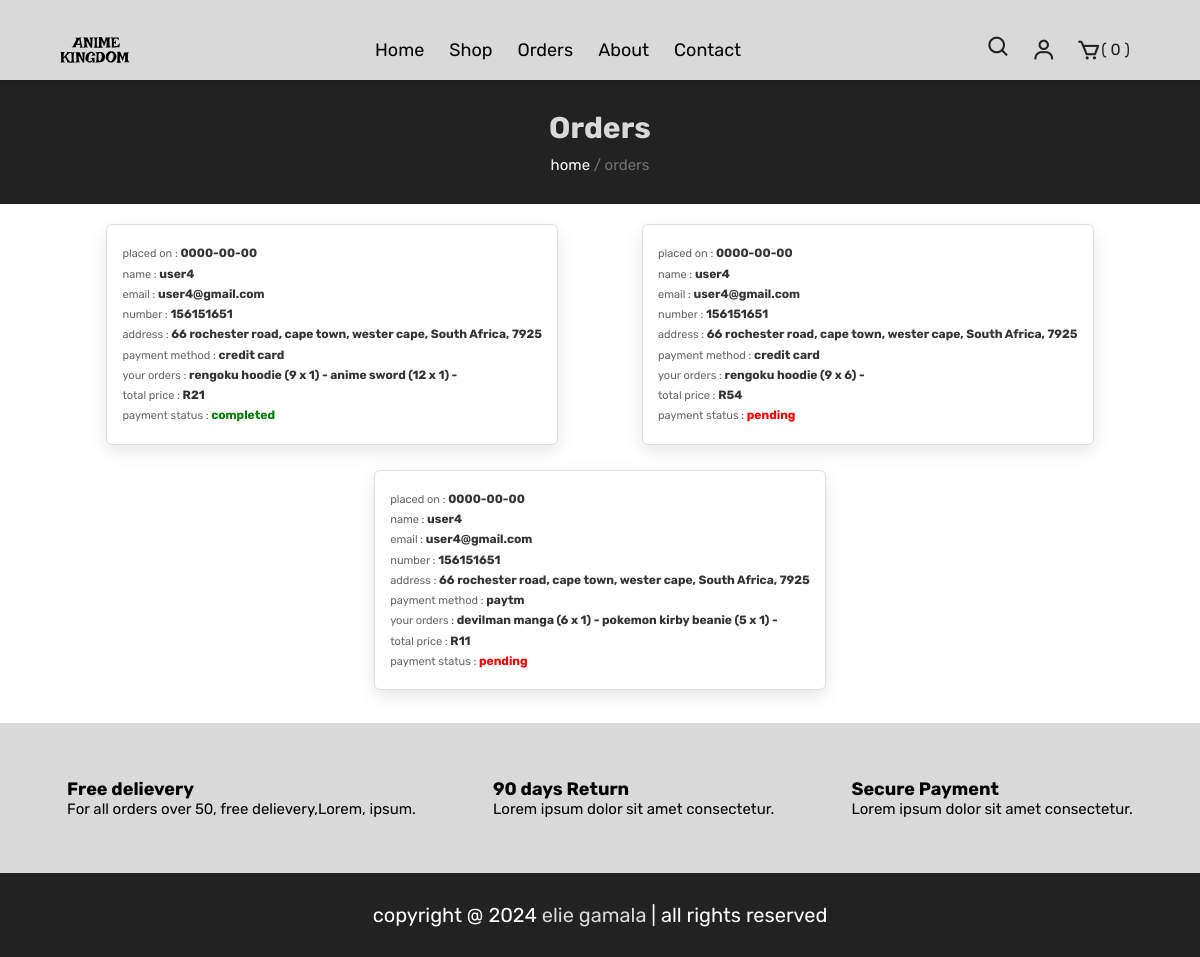
Screenshot of /orders.php (signed in) with the database file from the repository.
### tables this page shows
CREATE TABLE `orders` (
  `ID` int(100) NOT NULL,
  `user_id` int(100) NOT NULL,
  `name` varchar(20) NOT NULL,
  `number` int(10) NOT NULL,
  `email` varchar(50) NOT NULL,
  `method` varchar(50) NOT NULL,
  `address` varchar(500) NOT NULL,
  `total_products` varchar(1000) NOT NULL,
  `total_price` int(100) NOT NULL,
  `placed_on` date NOT NULL,
  `payment_status` varchar(20) NOT NULL DEFAULT 'pending'
);

### orders.php (the view, shortened to what this page needs)
<?php
if(isset($_SESSION['user_id'])){
  $user_id = $_SESSION['user_id'];
}else{
  $user_id = '';
  header('location:index.php');
}
?>
<!DOCTYPE html>
<html lang="en">
<head>
    <link href="https://unpkg.com/boxicons@2.0.7/css/boxicons.min.css" rel="stylesheet"/>
   <link rel="stylesheet" href="https://cdnjs.cloudflare.com/ajax/libs/font-awesome/6.1.1/css/all.min.css">
   <link rel="stylesheet" href="css/styles.css">
   <link rel="stylesheet" href="css/checkoutStyles.css">
   <link rel="stylesheet" href="css/aboutStyles.css">
</head>
<body>
<?php
  include 'INCLUDES/user_header.php';
?>
<div class="heading">
      <h2>Orders</h2>
      <p><a href="index.html"> home</a> <span> / orders</p>
    </div>
<section class="orders">
<div class="box-container">
<?php
   if($user_id == ''){
      echo '<p class="empty">please login to see your orders</p>';
   }else{
      $select_orders = $conn->prepare("SELECT * FROM `orders` WHERE user_id = ?");
      $select_orders->execute([$user_id]);
      if($select_orders->rowCount() > 0){
         while($fetch_orders = $select_orders->fetch(PDO::FETCH_ASSOC)){
?>
<div class="box">
   <p>placed on : <span><?= $fetch_orders['placed_on']; ?></span></p>
   <p>name : <span><?= $fetch_orders['name']; ?></span></p>
   <p>email : <span><?= $fetch_orders['email']; ?></span></p>
   <p>number : <span><?= $fetch_orders['number']; ?></span></p>
   <p>address : <span><?= $fetch_orders['address']; ?></span></p>
   <p>payment method : <span><?= $fetch_orders['method']; ?></span></p>
   <p>your orders : <span><?= $fetch_orders['total_products']; ?></span></p>
   <p>total price : <span>R<?= $fetch_orders['total_price']; ?></span></p>
   <p> payment status : <span style="color:<?php if($fetch_orders['payment_status'] == 'pending'){ echo 'red'; }else{ echo 'green'; }; ?>"><?= $fetch_orders['payment_status']; ?></span> </p>
</div>
<?php
   }
   }else{
      echo '<p class="empty">no orders placed yet!</p>';
   }
   }
?>
</div>
</section>
   <?php
     include 'INCLUDES/footer.php';
    ?>
</body>
</html>

### css/styles.css (style rules this page uses)
* { font-family: 'Rubik', sans-serif; }
*, *::after, *::before { margin: 0; padding: 0; box-sizing: border-box; }
:root { --white: #fff; --black: #222; --gray: #d9d9d9; }
html { font-size: 62.5%; height: 100%; margin: 0; }
body { font-family: "Franklin Gothic Medium", "Arial Narrow", Arial, sans-serif; font-size: 1.6rem; background-color: var(--white); font-weight: 400; font-style: normal; position: relative; margin-bottom: 15rem; min-height: 100vh; display: flex; flex-direction: column; }
a { text-decoration: none; color: inherit; }

### css/checkoutStyles.css (style rules this page uses)
.orders .box-container { display: flex; flex-wrap: wrap; justify-content: space-evenly; margin: 2rem; gap: 1.25rem; padding: 0 1.5rem; }
.orders .box { background-color: #fff; border: 0.0625rem solid #e0e0e0; border-radius: 0.625rem; padding: 1.5rem; margin-bottom: 1.25rem; box-shadow: 0 0.625rem 1.875rem rgba(0, 0, 0, 0.1); transition: transform 0.3s ease; }
.orders .box p { margin: 0.625rem 0; color: #666; font-size: 1.1rem; }
.orders .box span { font-weight: bold; font-size: 1.2rem; color: #333; }

### css/aboutStyles.css (style rules this page uses)
:root { --white: #fff; --black: #222; --gray: #d9d9d9; }
.heading { background-color: var(--black); display: flex; align-items: center; justify-content: center; flex-flow: column; gap: 1rem; padding: 3rem 2rem; text-align: center; }
.heading h2 { font-size: 3rem; color: var(--gray); text-transform: capitalize; }
.heading p { font-size: 1.5rem; }
.heading p a { color: var(--white); }
.heading p span { color: rgb(116, 112, 112); }

### rows the page displays
orders: placed_on "0000-00-00", name "user4", email "user4@gmail.com", number "156151651", address "66 rochester road, cape town, wester cape, South Africa, 7925", method "credit card", total_products "rengoku hoodie (9 x 1) - anime sword (12 x 1) -", total_price "21", payment_status "completed"
orders: placed_on "0000-00-00", name "user4", email "user4@gmail.com", number "156151651", address "66 rochester road, cape town, wester cape, South Africa, 7925", method "credit card", total_products "rengoku hoodie (9 x 6) -", total_price "54", payment_status "pending"
orders: placed_on "0000-00-00", name "user4", email "user4@gmail.com", number "156151651", address "66 rochester road, cape town, wester cape, South Africa, 7925", method "paytm", total_products "devilman manga (6 x 1) - pokemon kirby beanie (5 x 1) -", total_price "11", payment_status "pending"

### other values shown
$total_cart_items "0"
